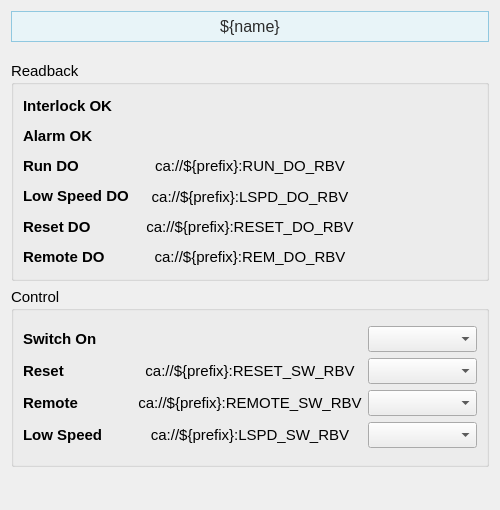
<?xml version="1.0" encoding="UTF-8"?>
<ui version="4.0">
 <class>Form</class>
 <widget class="QWidget" name="Form">
  <property name="geometry">
   <rect>
    <x>0</x>
    <y>0</y>
    <width>500</width>
    <height>510</height>
   </rect>
  </property>
  <property name="sizePolicy">
   <sizepolicy hsizetype="Preferred" vsizetype="Preferred">
    <horstretch>0</horstretch>
    <verstretch>0</verstretch>
   </sizepolicy>
  </property>
  <property name="windowTitle">
   <string>Form</string>
  </property>
  <layout class="QVBoxLayout" name="verticalLayout_2">
   <item>
    <widget class="PyDMLabel" name="PyDMLabel_11">
     <property name="maximumSize">
      <size>
       <width>16777215</width>
       <height>40</height>
      </size>
     </property>
     <property name="font">
      <font>
       <pointsize>12</pointsize>
      </font>
     </property>
     <property name="toolTip">
      <string/>
     </property>
     <property name="styleSheet">
      <string notr="true">    background-color: #e8f4f8;

    border: 1px solid #90c8e0;

    padding: 5px;

    color: rgb(43, 43, 43);</string>
     </property>
     <property name="text">
      <string>${name}</string>
     </property>
     <property name="alignment">
      <set>Qt::AlignCenter</set>
     </property>
    </widget>
   </item>
   <item>
    <spacer name="verticalSpacer_2">
     <property name="orientation">
      <enum>Qt::Vertical</enum>
     </property>
     <property name="sizeType">
      <enum>QSizePolicy::Fixed</enum>
     </property>
     <property name="sizeHint" stdset="0">
      <size>
       <width>20</width>
       <height>13</height>
      </size>
     </property>
    </spacer>
   </item>
   <item>
    <widget class="QGroupBox" name="groupBox">
     <property name="sizePolicy">
      <sizepolicy hsizetype="Preferred" vsizetype="Fixed">
       <horstretch>0</horstretch>
       <verstretch>0</verstretch>
      </sizepolicy>
     </property>
     <property name="minimumSize">
      <size>
       <width>0</width>
       <height>220</height>
      </size>
     </property>
     <property name="font">
      <font>
       <pointsize>11</pointsize>
      </font>
     </property>
     <property name="title">
      <string>Readback</string>
     </property>
     <layout class="QVBoxLayout" name="verticalLayout_5">
      <item>
       <layout class="QHBoxLayout" name="horizontalLayout_4" stretch="1,1,1">
        <item>
         <layout class="QVBoxLayout" name="verticalLayout">
          <item>
           <widget class="QLabel" name="interlock_ok_label">
            <property name="font">
             <font>
              <pointsize>11</pointsize>
             </font>
            </property>
            <property name="styleSheet">
             <string/>
            </property>
            <property name="text">
             <string>&lt;html&gt;&lt;head/&gt;&lt;body&gt;&lt;p&gt;&lt;span style=&quot; font-weight:600;&quot;&gt;Interlock OK&lt;/span&gt;&lt;/p&gt;&lt;/body&gt;&lt;/html&gt;</string>
            </property>
           </widget>
          </item>
          <item>
           <widget class="QLabel" name="interlock_ok_label_4">
            <property name="font">
             <font>
              <pointsize>11</pointsize>
             </font>
            </property>
            <property name="styleSheet">
             <string/>
            </property>
            <property name="text">
             <string>&lt;html&gt;&lt;head/&gt;&lt;body&gt;&lt;p&gt;&lt;span style=&quot; font-weight:600;&quot;&gt;Alarm OK&lt;/span&gt;&lt;/p&gt;&lt;/body&gt;&lt;/html&gt;</string>
            </property>
           </widget>
          </item>
          <item>
           <widget class="QLabel" name="interlock_ok_label_5">
            <property name="font">
             <font>
              <pointsize>11</pointsize>
             </font>
            </property>
            <property name="styleSheet">
             <string/>
            </property>
            <property name="text">
             <string>&lt;html&gt;&lt;head/&gt;&lt;body&gt;&lt;p&gt;&lt;span style=&quot; font-weight:600;&quot;&gt;Run DO&lt;/span&gt;&lt;/p&gt;&lt;/body&gt;&lt;/html&gt;</string>
            </property>
           </widget>
          </item>
          <item>
           <widget class="QLabel" name="interlock_ok_label_7">
            <property name="font">
             <font>
              <pointsize>11</pointsize>
             </font>
            </property>
            <property name="styleSheet">
             <string/>
            </property>
            <property name="text">
             <string>&lt;html&gt;&lt;head/&gt;&lt;body&gt;&lt;p&gt;&lt;span style=&quot; font-weight:600;&quot;&gt;Low Speed DO&lt;/span&gt;&lt;/p&gt;&lt;/body&gt;&lt;/html&gt;</string>
            </property>
           </widget>
          </item>
          <item>
           <widget class="QLabel" name="interlock_ok_label_8">
            <property name="font">
             <font>
              <pointsize>11</pointsize>
             </font>
            </property>
            <property name="styleSheet">
             <string/>
            </property>
            <property name="text">
             <string>&lt;html&gt;&lt;head/&gt;&lt;body&gt;&lt;p&gt;&lt;span style=&quot; font-weight:600;&quot;&gt;Reset DO&lt;/span&gt;&lt;/p&gt;&lt;/body&gt;&lt;/html&gt;</string>
            </property>
           </widget>
          </item>
          <item>
           <widget class="QLabel" name="interlock_ok_label_9">
            <property name="font">
             <font>
              <pointsize>11</pointsize>
             </font>
            </property>
            <property name="styleSheet">
             <string/>
            </property>
            <property name="text">
             <string>&lt;html&gt;&lt;head/&gt;&lt;body&gt;&lt;p&gt;&lt;span style=&quot; font-weight:600;&quot;&gt;Remote DO&lt;/span&gt;&lt;/p&gt;&lt;/body&gt;&lt;/html&gt;</string>
            </property>
           </widget>
          </item>
         </layout>
        </item>
        <item>
         <layout class="QVBoxLayout" name="verticalLayout_4">
          <item>
           <widget class="PyDMLabel" name="high_voltage_switch_readback_5">
            <property name="font">
             <font>
              <pointsize>11</pointsize>
             </font>
            </property>
            <property name="styleSheet">
             <string notr="true"/>
            </property>
            <property name="alignment">
             <set>Qt::AlignCenter</set>
            </property>
            <property name="channel">
             <string>ca://${prefix}:ILK_OK_RBV</string>
            </property>
           </widget>
          </item>
          <item>
           <widget class="PyDMLabel" name="high_voltage_switch_readback_6">
            <property name="font">
             <font>
              <pointsize>11</pointsize>
             </font>
            </property>
            <property name="styleSheet">
             <string notr="true"/>
            </property>
            <property name="alignment">
             <set>Qt::AlignCenter</set>
            </property>
            <property name="channel">
             <string>ca://${prefix}:ALARM_OK_RBV</string>
            </property>
           </widget>
          </item>
          <item>
           <widget class="PyDMLabel" name="high_voltage_switch_readback_7">
            <property name="font">
             <font>
              <pointsize>11</pointsize>
             </font>
            </property>
            <property name="styleSheet">
             <string notr="true"/>
            </property>
            <property name="text">
             <string>ca://${prefix}:RUN_DO_RBV</string>
            </property>
            <property name="alignment">
             <set>Qt::AlignCenter</set>
            </property>
            <property name="channel">
             <string>ca://${prefix}:RUN_DO_RBV</string>
            </property>
           </widget>
          </item>
          <item>
           <widget class="PyDMLabel" name="high_voltage_switch_readback_8">
            <property name="font">
             <font>
              <pointsize>11</pointsize>
             </font>
            </property>
            <property name="styleSheet">
             <string notr="true"/>
            </property>
            <property name="text">
             <string>ca://${prefix}:LSPD_DO_RBV</string>
            </property>
            <property name="alignment">
             <set>Qt::AlignCenter</set>
            </property>
            <property name="channel">
             <string>ca://${prefix}:LSPD_DO_RBV</string>
            </property>
           </widget>
          </item>
          <item>
           <widget class="PyDMLabel" name="high_voltage_switch_readback_9">
            <property name="font">
             <font>
              <pointsize>11</pointsize>
             </font>
            </property>
            <property name="styleSheet">
             <string notr="true"/>
            </property>
            <property name="text">
             <string>ca://${prefix}:RESET_DO_RBV</string>
            </property>
            <property name="alignment">
             <set>Qt::AlignCenter</set>
            </property>
            <property name="channel">
             <string>ca://${prefix}:RESET_DO_RBV</string>
            </property>
           </widget>
          </item>
          <item>
           <widget class="PyDMLabel" name="high_voltage_switch_readback_10">
            <property name="font">
             <font>
              <pointsize>11</pointsize>
             </font>
            </property>
            <property name="styleSheet">
             <string notr="true"/>
            </property>
            <property name="text">
             <string>ca://${prefix}:REM_DO_RBV</string>
            </property>
            <property name="alignment">
             <set>Qt::AlignCenter</set>
            </property>
            <property name="channel">
             <string>ca://${prefix}:REM_DO_RBV</string>
            </property>
           </widget>
          </item>
         </layout>
        </item>
        <item>
         <layout class="QVBoxLayout" name="verticalLayout_3">
          <item>
           <widget class="QLabel" name="label_3">
            <property name="text">
             <string/>
            </property>
           </widget>
          </item>
          <item>
           <widget class="QLabel" name="label_12">
            <property name="text">
             <string/>
            </property>
           </widget>
          </item>
          <item>
           <widget class="QLabel" name="label_9">
            <property name="text">
             <string/>
            </property>
           </widget>
          </item>
          <item>
           <widget class="QLabel" name="label_11">
            <property name="text">
             <string/>
            </property>
           </widget>
          </item>
          <item>
           <widget class="QLabel" name="label_10">
            <property name="text">
             <string/>
            </property>
           </widget>
          </item>
          <item>
           <widget class="QLabel" name="label_4">
            <property name="text">
             <string/>
            </property>
           </widget>
          </item>
         </layout>
        </item>
       </layout>
      </item>
     </layout>
    </widget>
   </item>
   <item>
    <widget class="QGroupBox" name="groupBox_2">
     <property name="sizePolicy">
      <sizepolicy hsizetype="Preferred" vsizetype="Minimum">
       <horstretch>0</horstretch>
       <verstretch>0</verstretch>
      </sizepolicy>
     </property>
     <property name="minimumSize">
      <size>
       <width>0</width>
       <height>180</height>
      </size>
     </property>
     <property name="font">
      <font>
       <pointsize>11</pointsize>
      </font>
     </property>
     <property name="title">
      <string>Control</string>
     </property>
     <layout class="QVBoxLayout" name="verticalLayout_15">
      <item>
       <layout class="QHBoxLayout" name="horizontalLayout_6" stretch="1,1,1">
        <item>
         <layout class="QVBoxLayout" name="verticalLayout_8">
          <item>
           <widget class="QLabel" name="high_voltage_in_label_3">
            <property name="font">
             <font>
              <pointsize>11</pointsize>
             </font>
            </property>
            <property name="styleSheet">
             <string/>
            </property>
            <property name="text">
             <string>&lt;html&gt;&lt;head/&gt;&lt;body&gt;&lt;p&gt;&lt;span style=&quot; font-weight:600;&quot;&gt;Switch On&lt;/span&gt;&lt;/p&gt;&lt;/body&gt;&lt;/html&gt;</string>
            </property>
           </widget>
          </item>
          <item>
           <widget class="QLabel" name="high_voltage_in_label_4">
            <property name="font">
             <font>
              <pointsize>11</pointsize>
             </font>
            </property>
            <property name="styleSheet">
             <string/>
            </property>
            <property name="text">
             <string>&lt;html&gt;&lt;head/&gt;&lt;body&gt;&lt;p&gt;&lt;span style=&quot; font-weight:600;&quot;&gt;Reset&lt;/span&gt;&lt;/p&gt;&lt;/body&gt;&lt;/html&gt;</string>
            </property>
           </widget>
          </item>
          <item>
           <widget class="QLabel" name="high_voltage_in_label_5">
            <property name="font">
             <font>
              <pointsize>11</pointsize>
             </font>
            </property>
            <property name="styleSheet">
             <string/>
            </property>
            <property name="text">
             <string>&lt;html&gt;&lt;head/&gt;&lt;body&gt;&lt;p&gt;&lt;span style=&quot; font-weight:600;&quot;&gt;Remote&lt;/span&gt;&lt;/p&gt;&lt;/body&gt;&lt;/html&gt;</string>
            </property>
           </widget>
          </item>
          <item>
           <widget class="QLabel" name="high_voltage_in_label_6">
            <property name="font">
             <font>
              <pointsize>11</pointsize>
             </font>
            </property>
            <property name="styleSheet">
             <string/>
            </property>
            <property name="text">
             <string>&lt;html&gt;&lt;head/&gt;&lt;body&gt;&lt;p&gt;&lt;span style=&quot; font-weight:600;&quot;&gt;Low Speed&lt;/span&gt;&lt;/p&gt;&lt;/body&gt;&lt;/html&gt;</string>
            </property>
           </widget>
          </item>
         </layout>
        </item>
        <item>
         <layout class="QVBoxLayout" name="verticalLayout_9">
          <item>
           <widget class="PyDMLabel" name="high_voltage_switch_readback">
            <property name="font">
             <font>
              <pointsize>11</pointsize>
             </font>
            </property>
            <property name="styleSheet">
             <string notr="true"/>
            </property>
            <property name="alignment">
             <set>Qt::AlignCenter</set>
            </property>
            <property name="channel">
             <string>ca://${prefix}:RUN_SW_RBV</string>
            </property>
           </widget>
          </item>
          <item>
           <widget class="PyDMLabel" name="high_voltage_switch_readback_2">
            <property name="font">
             <font>
              <pointsize>11</pointsize>
             </font>
            </property>
            <property name="styleSheet">
             <string notr="true"/>
            </property>
            <property name="text">
             <string>ca://${prefix}:RESET_SW_RBV</string>
            </property>
            <property name="alignment">
             <set>Qt::AlignCenter</set>
            </property>
            <property name="channel">
             <string>ca://${prefix}:RESET_SW_RBV</string>
            </property>
           </widget>
          </item>
          <item>
           <widget class="PyDMLabel" name="high_voltage_switch_readback_3">
            <property name="font">
             <font>
              <pointsize>11</pointsize>
             </font>
            </property>
            <property name="styleSheet">
             <string notr="true"/>
            </property>
            <property name="text">
             <string>ca://${prefix}:REMOTE_SW_RBV</string>
            </property>
            <property name="alignment">
             <set>Qt::AlignCenter</set>
            </property>
            <property name="channel">
             <string>ca://${prefix}:REMOTE_SW_RBV</string>
            </property>
           </widget>
          </item>
          <item>
           <widget class="PyDMLabel" name="high_voltage_switch_readback_4">
            <property name="font">
             <font>
              <pointsize>11</pointsize>
             </font>
            </property>
            <property name="styleSheet">
             <string notr="true"/>
            </property>
            <property name="text">
             <string>ca://${prefix}:LSPD_SW_RBV</string>
            </property>
            <property name="alignment">
             <set>Qt::AlignCenter</set>
            </property>
            <property name="channel">
             <string>ca://${prefix}:LSPD_SW_RBV</string>
            </property>
           </widget>
          </item>
         </layout>
        </item>
        <item>
         <layout class="QVBoxLayout" name="verticalLayout_10">
          <item>
           <widget class="PyDMEnumComboBox" name="PyDMEnumComboBox">
            <property name="font">
             <font>
              <pointsize>11</pointsize>
             </font>
            </property>
            <property name="toolTip">
             <string/>
            </property>
            <property name="styleSheet">
             <string notr="true">background-color: rgb(238, 238, 238)</string>
            </property>
            <property name="channel">
             <string>ca://${prefix}:RUN_SW</string>
            </property>
           </widget>
          </item>
          <item>
           <widget class="PyDMEnumComboBox" name="PyDMEnumComboBox_2">
            <property name="font">
             <font>
              <pointsize>11</pointsize>
             </font>
            </property>
            <property name="toolTip">
             <string/>
            </property>
            <property name="styleSheet">
             <string notr="true">background-color: rgb(238, 238, 238)</string>
            </property>
            <property name="channel">
             <string>ca://${prefix}:RESET_SW</string>
            </property>
           </widget>
          </item>
          <item>
           <widget class="PyDMEnumComboBox" name="PyDMEnumComboBox_3">
            <property name="font">
             <font>
              <pointsize>11</pointsize>
             </font>
            </property>
            <property name="toolTip">
             <string/>
            </property>
            <property name="styleSheet">
             <string notr="true">background-color: rgb(238, 238, 238)</string>
            </property>
            <property name="channel">
             <string>ca://${prefix}:REMOTE_SW</string>
            </property>
           </widget>
          </item>
          <item>
           <widget class="PyDMEnumComboBox" name="PyDMEnumComboBox_4">
            <property name="font">
             <font>
              <pointsize>11</pointsize>
             </font>
            </property>
            <property name="toolTip">
             <string/>
            </property>
            <property name="styleSheet">
             <string notr="true">background-color: rgb(238, 238, 238)</string>
            </property>
            <property name="channel">
             <string>ca://${prefix}:LSPD_SW</string>
            </property>
           </widget>
          </item>
         </layout>
        </item>
       </layout>
      </item>
     </layout>
    </widget>
   </item>
   <item>
    <spacer name="verticalSpacer">
     <property name="orientation">
      <enum>Qt::Vertical</enum>
     </property>
     <property name="sizeHint" stdset="0">
      <size>
       <width>20</width>
       <height>89</height>
      </size>
     </property>
    </spacer>
   </item>
  </layout>
 </widget>
 <customwidgets>
  <customwidget>
   <class>PyDMEnumComboBox</class>
   <extends>QComboBox</extends>
   <header>pydm.widgets.enum_combo_box</header>
  </customwidget>
  <customwidget>
   <class>PyDMLabel</class>
   <extends>QLabel</extends>
   <header>pydm.widgets.label</header>
  </customwidget>
 </customwidgets>
 <resources/>
 <connections/>
</ui>
